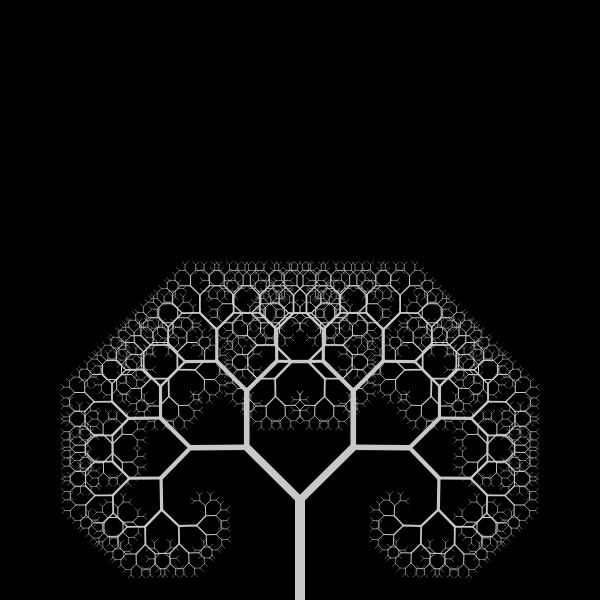
Frame 1 (no input)
Frame 60 (no input): identical to frame 1, image omitted
Frame 120 (the mouse pressed at the canvas centre since frame 60): identical to frame 1, image omitted

The p5.js sketch that drew this single still picture (run headless with seeded random() and noise() and a simulated clock; from frame 60 on, the mouse is pressed at the canvas centre):

// p5.js sketch
// ── sketch.js
/*
This sketch is is just the result of following Dan Shiffman on his video:
https://www.youtube.com/watch?v=0jjeOYMjmDU&t=15s
Coding Challenge #14: Fractal Trees - Recursive
*/
var angle,ratio,slider1,slider2;
function setup() {
  createCanvas(600,600);
  background(0);
  stroke(200);
  angle = PI/4;
  slider1 = createSlider(0,2*PI,PI/4,0.01);
  slider2 = createSlider(0,1,0.75,0.01);
}
function draw() {
  background(0);
  angle = slider1.value();
  ratio = slider2.value();
  translate(width/2,height);
  branch(100);
}

function branch(len){
  strokeWeight(len/10);
  line(0,0,0,-len);
  translate(0,-len);
  if(len>5){
    push();
    rotate(angle);
    branch(len*ratio);
    pop();
    push();
    rotate(-angle);
    branch(len*ratio);
    pop();
  }
}
